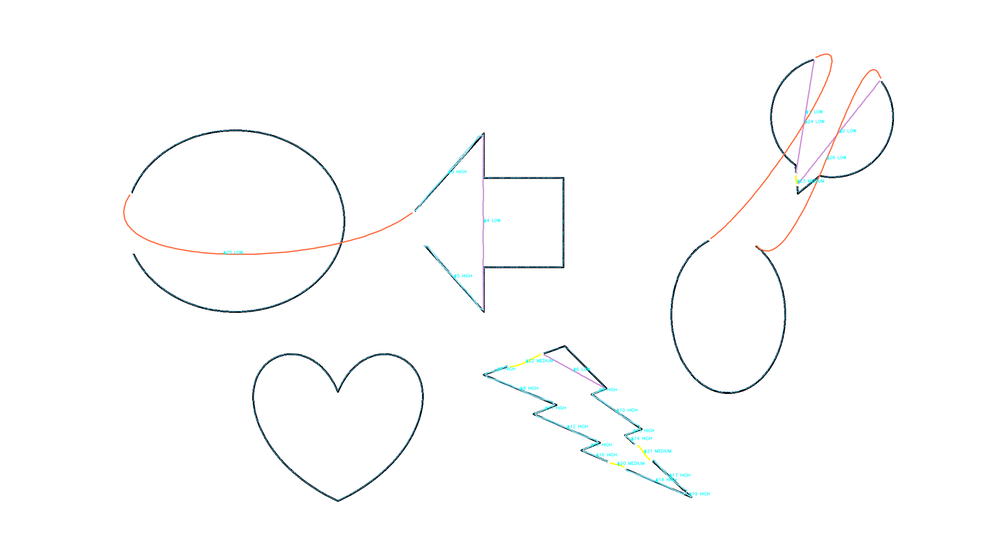
#> input picture restored/restoration_test_xai_overlay.png, 1000 x 552 px, shrunk from 2688 x 1484 before the run
$ python -i unified_preprocessor.py   (imports and definitions only)
#> lines starting #> are read from the running program, lines starting #| are printed output that depends on the picture; after the words box and inside, x2 and y2 are one past the last pixel; in counts of white or black regions, pixels touching at a corner belong together
#> further down, picture is the input picture: shape (552, 1000, 3); mean B, G, R 252.9, 252.8, 252.4
"""
Unified Heritage Restoration Preprocessor
==========================================
Eight-stage pipeline combining the best of ``SketchPreprocessor`` and
``StoneInscriptionRestorer`` for virtual restoration of ancient Egyptian
paintings, carvings, and paper sketches.

  0. **Input**          — Load, keep BGR copy for colour segmentation,
                          convert to grayscale.
  1. **Denoise**        — Non-Local Means + Bilateral Filter
                          (edge-preserving; from *SketchPreprocessor*).
  2. **Background**     — Morphological closing estimation + subtraction
                          (from *SketchPreprocessor*).
  3. **Enhancement**    — Selectable: CLAHE / blackhat / linear /
                          histogram EQ (from *StoneInscriptionRestorer*).
  4. **Segmentation**   — Optional: K-means colour clustering, GrabCut,
                          or Watershed.  Produces a foreground mask that
                          can participate in the binarization vote.
  5. **Binarization**   — XDoG + Sauvola + Niblack majority-vote fusion
                          (from *SketchPreprocessor*).  When a
                          segmentation mask is available it joins as a
                          4th voter.
  6. **Edge detection** — Canny on the enhanced image
                          (from *StoneInscriptionRestorer*).
  7. **Fusion + Post-processing** — OR(binarization, edges) →
                          small-component removal → morphological
                          closing → optional thinning.

The final output contains **both** filled binary regions and thin
contour edges, maximising line coverage at very low noise.

Design rationale
----------------
* *SketchPreprocessor* excels at preserving faint strokes via
  edge-preserving denoising, background subtraction, and multi-strategy
  binarization fusion — but lacks selectable enhancement and Canny edges.
* *StoneInscriptionRestorer* offers powerful enhancement methods
  (especially black-hat for carved inscriptions) and Canny edge
  detection — but uses only a single binarization strategy and no
  background subtraction.
* Combining both yields a pipeline that handles everything from faded
  pencil sketches to deeply carved stone reliefs.  The new segmentation
  stage (K-means, GrabCut, Watershed) leverages colour information that
  grayscale-only methods miss.
"""

from __future__ import annotations

import os
from typing import Dict, Literal, Optional, Tuple, Union

import cv2
import numpy as np
from skimage.exposure import equalize_adapthist
from skimage.filters import threshold_niblack, threshold_sauvola
from skimage.morphology import remove_small_objects, thin

_ENHANCE_METHODS = ("clahe", "linear", "histogram_eq", "blackhat")
_SEGMENT_METHODS = ("kmeans", "grabcut", "watershed")


# ═══════════════════════════════════════════════════════════════════════════
# UnifiedPreprocessor
# ═══════════════════════════════════════════════════════════════════════════

class UnifiedPreprocessor:
    """Eight-stage restoration pipeline for heritage sketches and stones.

    Parameters are exposed in ``__init__`` so every stage can be tuned.
    The ``medium`` argument selects sensible defaults for paper vs. stone.
    """

    # ── Presets per medium ────────────────────────────────────────────────
    _PRESETS: Dict[str, Dict] = {
        "paper": dict(
            # Stage 1 — denoise
            nlm_h=7,
            nlm_template_window=7,
            nlm_search_window=21,
            bilateral_d=9,
            bilateral_sigma_color=75,
            bilateral_sigma_space=75,
            # Stage 3 — enhancement
            enhance_method="clahe",
            gain=1.5,
            bias=20.0,
            clahe_clip=3.0,
            clahe_tile=8,
            blackhat_ksize=51,
            # Stage 4 — segmentation
            segment_method=None,
            kmeans_k=3,
            grabcut_iters=5,
            watershed_min_distance=20,
            segment_as_voter=True,
            # Stage 5 — binarization
            xdog_sigma=0.75,
            xdog_k=1.6,
            xdog_p=100.0,
            xdog_epsilon=0.005,
            xdog_phi=10.0,
            sauvola_window=19,
            sauvola_k=0.35,
            niblack_window=9,
            niblack_k=-0.02,
            min_votes=2,
            # Stage 6 — Canny
            canny_low=30,
            canny_high=100,
            gaussian_ksize=5,
            blur_sigma=1.4,
            # Stage 7 — post-processing
            min_component_area=150,
            closing_kernel=3,
            do_thinning=False,
        ),
        "stone": dict(
            # Stage 1 — denoise
            nlm_h=10,
            nlm_template_window=7,
            nlm_search_window=21,
            bilateral_d=9,
            bilateral_sigma_color=60,
            bilateral_sigma_space=60,
            # Stage 3 — enhancement
            enhance_method="blackhat",
            gain=1.5,
            bias=20.0,
            clahe_clip=4.0,
            clahe_tile=8,
            blackhat_ksize=51,
            # Stage 4 — segmentation
            segment_method="kmeans",
            kmeans_k=3,
            grabcut_iters=5,
            watershed_min_distance=15,
            segment_as_voter=True,
            # Stage 5 — binarization
            xdog_sigma=1.2,
            xdog_k=1.6,
            xdog_p=200.0,
            xdog_epsilon=0.01,
            xdog_phi=12.0,
            sauvola_window=31,
            sauvola_k=0.08,
            niblack_window=31,
            niblack_k=-0.15,
            min_votes=2,
            # Stage 6 — Canny
            canny_low=60,
            canny_high=100,
            gaussian_ksize=5,
            blur_sigma=1.4,
            # Stage 7 — post-processing
            min_component_area=15,
            closing_kernel=3,
            do_thinning=False,
        ),
    }

    def __init__(
        self,
        medium: Literal["paper", "stone"] = "paper",
        *,
        # ── Stage 1: NLM denoising ─────────────────────────────────────
        nlm_h: Optional[int] = None,
        nlm_template_window: Optional[int] = None,
        nlm_search_window: Optional[int] = None,
        # ── Stage 1: bilateral filter ──────────────────────────────────
        bilateral_d: Optional[int] = None,
        bilateral_sigma_color: Optional[float] = None,
        bilateral_sigma_space: Optional[float] = None,
        # ── Stage 3: enhancement ───────────────────────────────────────
        enhance_method: Optional[str] = None,
        gain: Optional[float] = None,
        bias: Optional[float] = None,
        clahe_clip: Optional[float] = None,
        clahe_tile: Optional[int] = None,
        blackhat_ksize: Optional[int] = None,
        # ── Stage 4: segmentation ──────────────────────────────────────
        segment_method: Optional[str] = None,
        kmeans_k: Optional[int] = None,
        grabcut_iters: Optional[int] = None,
        watershed_min_distance: Optional[int] = None,
        segment_as_voter: Optional[bool] = None,
        # ── Stage 5a: XDoG ─────────────────────────────────────────────
        xdog_sigma: Optional[float] = None,
        xdog_k: Optional[float] = None,
        xdog_p: Optional[float] = None,
        xdog_epsilon: Optional[float] = None,
        xdog_phi: Optional[float] = None,
        # ── Stage 5b: Sauvola ──────────────────────────────────────────
        sauvola_window: Optional[int] = None,
        sauvola_k: Optional[float] = None,
        # ── Stage 5c: Niblack ──────────────────────────────────────────
        niblack_window: Optional[int] = None,
        niblack_k: Optional[float] = None,
        # ── Stage 5: fusion ────────────────────────────────────────────
        min_votes: Optional[int] = None,
        # ── Stage 6: Canny ─────────────────────────────────────────────
        canny_low: Optional[int] = None,
        canny_high: Optional[int] = None,
        gaussian_ksize: Optional[int] = None,
        blur_sigma: Optional[float] = None,
        # ── Stage 7: post-processing ───────────────────────────────────
        min_component_area: Optional[int] = None,
        closing_kernel: Optional[int] = None,
        do_thinning: Optional[bool] = None,
    ):
        preset = self._PRESETS[medium]

        def _pick(name: str, value):
            return value if value is not None else preset[name]

        # Stage 1 — denoise
        self.nlm_h: int                    = _pick("nlm_h", nlm_h)
        self.nlm_template_window: int      = _pick("nlm_template_window", nlm_template_window)
        self.nlm_search_window: int        = _pick("nlm_search_window", nlm_search_window)
        self.bilateral_d: int              = _pick("bilateral_d", bilateral_d)
        self.bilateral_sigma_color: float  = _pick("bilateral_sigma_color", bilateral_sigma_color)
        self.bilateral_sigma_space: float  = _pick("bilateral_sigma_space", bilateral_sigma_space)

        # Stage 3 — enhancement
        method = _pick("enhance_method", enhance_method)
        if method not in _ENHANCE_METHODS:
            raise ValueError(
                f"enhance_method must be one of {_ENHANCE_METHODS}, got {method!r}"
            )
        self.enhance_method: str = method
        self.gain: float            = float(_pick("gain", gain))
        self.bias: float            = float(_pick("bias", bias))
        self.clahe_clip: float      = float(_pick("clahe_clip", clahe_clip))
        self.clahe_tile: int        = int(_pick("clahe_tile", clahe_tile))
        self.blackhat_ksize: int    = int(_pick("blackhat_ksize", blackhat_ksize))

        # Stage 4 — segmentation
        seg = _pick("segment_method", segment_method)
        if seg is not None and seg not in _SEGMENT_METHODS:
            raise ValueError(
                f"segment_method must be None or one of {_SEGMENT_METHODS}, "
                f"got {seg!r}"
            )
        self.segment_method: Optional[str] = seg
        self.kmeans_k: int                 = int(_pick("kmeans_k", kmeans_k))
        self.grabcut_iters: int            = int(_pick("grabcut_iters", grabcut_iters))
        self.watershed_min_distance: int   = int(_pick("watershed_min_distance", watershed_min_distance))
        self.segment_as_voter: bool        = _pick("segment_as_voter", segment_as_voter)

        # Stage 5 — binarization (XDoG + Sauvola + Niblack)
        self.xdog_sigma: float   = float(_pick("xdog_sigma", xdog_sigma))
        self.xdog_k: float       = float(_pick("xdog_k", xdog_k))
        self.xdog_p: float       = float(_pick("xdog_p", xdog_p))
        self.xdog_epsilon: float = float(_pick("xdog_epsilon", xdog_epsilon))
        self.xdog_phi: float     = float(_pick("xdog_phi", xdog_phi))
        self.sauvola_window: int = int(_pick("sauvola_window", sauvola_window))
        self.sauvola_k: float    = float(_pick("sauvola_k", sauvola_k))
        self.niblack_window: int = int(_pick("niblack_window", niblack_window))
        self.niblack_k: float    = float(_pick("niblack_k", niblack_k))
        self.min_votes: int      = int(_pick("min_votes", min_votes))

        # Stage 6 — Canny
        self.canny_low: int      = int(_pick("canny_low", canny_low))
        self.canny_high: int     = int(_pick("canny_high", canny_high))
        self.gaussian_ksize: int = int(_pick("gaussian_ksize", gaussian_ksize))
        self.blur_sigma: float   = float(_pick("blur_sigma", blur_sigma))

        # Stage 7 — post-processing
        self.min_component_area: int = int(_pick("min_component_area", min_component_area))
        self.closing_kernel: int     = int(_pick("closing_kernel", closing_kernel))
        self.do_thinning: bool       = _pick("do_thinning", do_thinning)

    # ───────────────────────────────────────────────────────────────────────
    # Stage 1 — Edge-preserving denoising
    # ───────────────────────────────────────────────────────────────────────

    def denoise(self, gray: np.ndarray) -> np.ndarray:
        """NLM + bilateral filter — protects faint strokes while reducing
        noise in flat regions."""
        nlm = cv2.fastNlMeansDenoising(
            gray,
            h=self.nlm_h,
            templateWindowSize=self.nlm_template_window,
            searchWindowSize=self.nlm_search_window,
        )
        return cv2.bilateralFilter(
            nlm,
            d=self.bilateral_d,
            sigmaColor=self.bilateral_sigma_color,
            sigmaSpace=self.bilateral_sigma_space,
        )

    # ───────────────────────────────────────────────────────────────────────
    # Stage 2 — Background estimation & subtraction
    # ───────────────────────────────────────────────────────────────────────

    def remove_background(self, gray: np.ndarray) -> np.ndarray:
        """Morphological closing estimates the slowly-varying surface
        (stains, yellowing, uneven illumination).  Subtraction isolates
        local deviations, i.e. the sketch strokes."""
        h, w = gray.shape[:2]
        ksize = int(min(h, w) / 20)
        ksize = max(31, min(ksize, 101))
        ksize = ksize if ksize % 2 == 1 else ksize + 1

        kernel = cv2.getStructuringElement(cv2.MORPH_ELLIPSE, (ksize, ksize))
        background = cv2.morphologyEx(gray, cv2.MORPH_CLOSE, kernel)
#> background: shape (552, 1000); every value is 255

        diff = background.astype(np.float64) - gray.astype(np.float64)
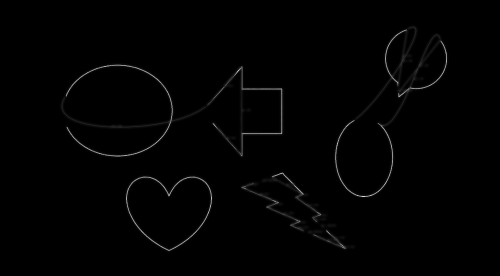
#> diff: shape (552, 1000) float64 (shown at 1/2 size); min 0, max 224, mean 2
        diff = np.clip(diff, 0, None)
        d_max = diff.max()
#> d_max = 224
        if d_max > 1e-8:
            diff = diff / d_max * 255.0

        # Invert: dark lines on light background (convention for binarizers)
        return (255 - diff).astype(np.uint8)

    # ───────────────────────────────────────────────────────────────────────
    # Stage 3 — Enhancement (selectable)
    # ───────────────────────────────────────────────────────────────────────

    def enhance(self, gray: np.ndarray) -> np.ndarray:
        """Dispatch to the configured enhancement strategy."""
        dispatch = {
            "clahe":        self._enhance_clahe,
            "linear":       self._enhance_linear,
            "histogram_eq": self._enhance_hist_eq,
            "blackhat":     self._enhance_blackhat,
        }
        return dispatch[self.enhance_method](gray)

    def _enhance_clahe(self, gray: np.ndarray) -> np.ndarray:
        """CLAHE via scikit-image — adapts contrast locally per tile."""
        h, w = gray.shape[:2]
        kernel_size = (max(1, h // self.clahe_tile), max(1, w // self.clahe_tile))
        enhanced = equalize_adapthist(
            gray, kernel_size=kernel_size, clip_limit=self.clahe_clip / 100.0,
        )
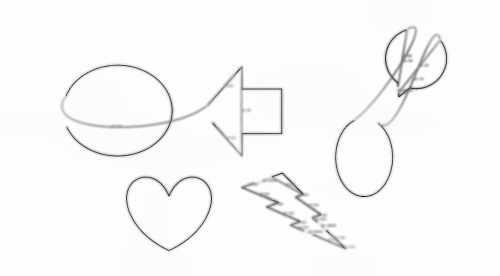
#> enhanced: shape (552, 1000) float64 (shown at 1/2 size); min 0, max 1, mean 0.977
        return (enhanced * 255.0).astype(np.uint8)

    def _enhance_linear(self, gray: np.ndarray) -> np.ndarray:
        """g(x,y) = gain · f(x,y) + bias."""
        return cv2.convertScaleAbs(gray, alpha=self.gain, beta=self.bias)

    def _enhance_hist_eq(self, gray: np.ndarray) -> np.ndarray:
        """Global histogram equalisation — parameter-free."""
        return cv2.equalizeHist(gray)

    # [12 lines left out: function _enhance_blackhat, not called in this run]

    # ───────────────────────────────────────────────────────────────────────
    # Stage 4 — Segmentation (optional)
    # ───────────────────────────────────────────────────────────────────────

    def segment(
        self,
        enhanced: np.ndarray,
        color_img: Optional[np.ndarray] = None,
    ) -> Optional[np.ndarray]:
        """Produce a binary foreground mask using the configured method.

        Returns ``None`` when ``segment_method`` is ``None``.
        """
        if self.segment_method is None:
            return None
        dispatch = {
            "kmeans":    self._segment_kmeans,
            "grabcut":   self._segment_grabcut,
            "watershed": self._segment_watershed,
        }
        return dispatch[self.segment_method](enhanced, color_img)

    # [95 lines left out: functions _segment_kmeans, _segment_grabcut, _segment_watershed, not called in this run]

    # ───────────────────────────────────────────────────────────────────────
    # Stage 5 — Multi-strategy binarization with fusion
    # ───────────────────────────────────────────────────────────────────────

    def _xdog(self, img: np.ndarray) -> np.ndarray:
        """Extended Difference-of-Gaussians line extraction."""
        img_f = img.astype(np.float64) / 255.0
        g1 = cv2.GaussianBlur(img_f, (0, 0), self.xdog_sigma)
        g2 = cv2.GaussianBlur(img_f, (0, 0), self.xdog_sigma * self.xdog_k)
        dog = (1.0 + self.xdog_p) * g1 - self.xdog_p * g2
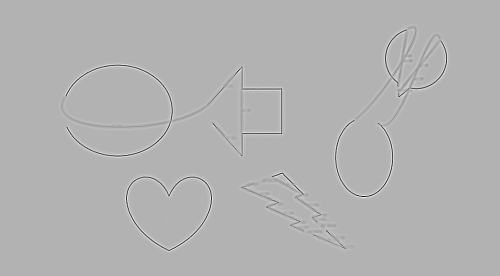
#> dog: shape (552, 1000) float64 (shown at 1/2 size); min -16.77, max 8.57, mean 0.975; drawn with min black and max white
        result = np.where(
            dog >= self.xdog_epsilon,
            1.0,
            1.0 + np.tanh(self.xdog_phi * (dog - self.xdog_epsilon)),
        )
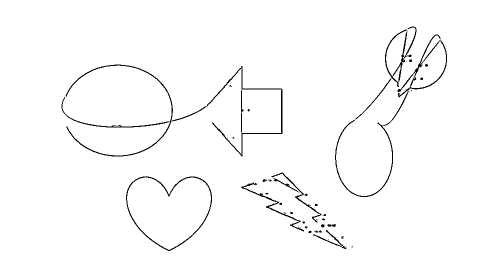
#> result: shape (552, 1000) float64 (shown at 1/2 size); min 0, max 1, mean 0.982
        return (result < 0.5).astype(np.uint8) * 255
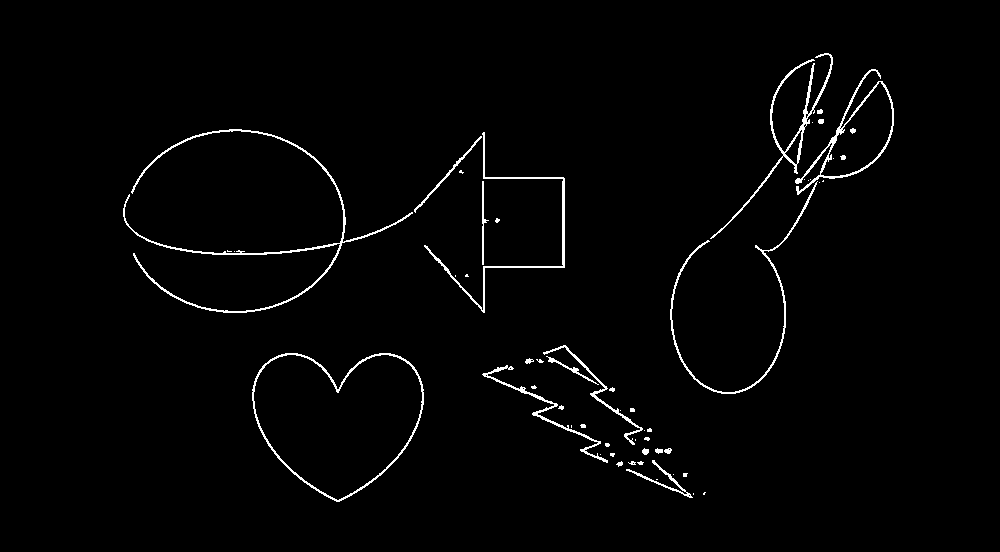
#> returned value: shape (552, 1000); 1.8% white in thin lines or dots, all inside (x1, y1, x2, y2) = (123, 53, 894, 502)

    def _sauvola(self, img: np.ndarray) -> np.ndarray:
        """Sauvola adaptive thresholding."""
        thresh = threshold_sauvola(
            img, window_size=self.sauvola_window, k=self.sauvola_k,
        )
        return (img <= thresh).astype(np.uint8) * 255
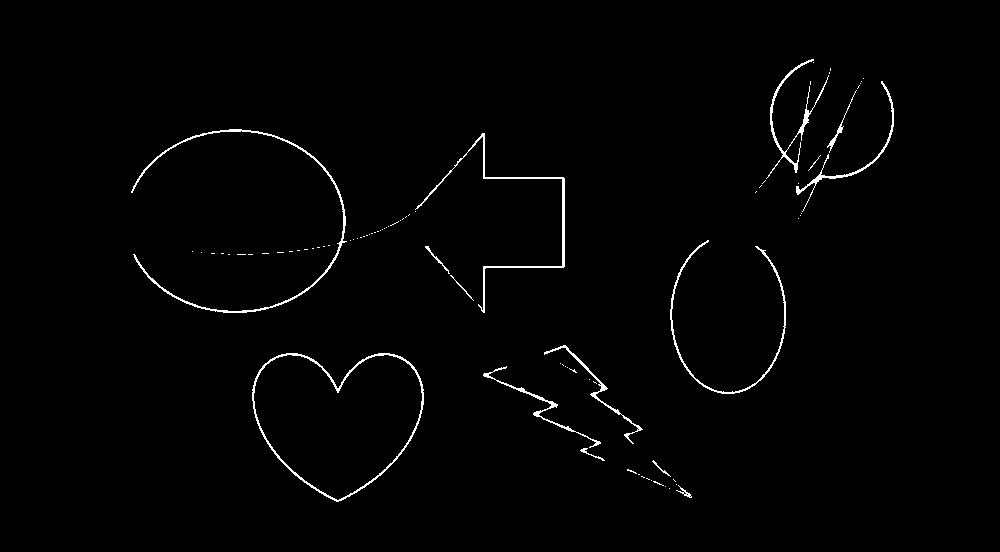
#> returned value: shape (552, 1000); 1.2% white in thin lines or dots, all inside (x1, y1, x2, y2) = (131, 59, 894, 502)

    def _niblack(self, img: np.ndarray) -> np.ndarray:
        """Niblack adaptive thresholding."""
        thresh = threshold_niblack(
            img, window_size=self.niblack_window, k=self.niblack_k,
        )
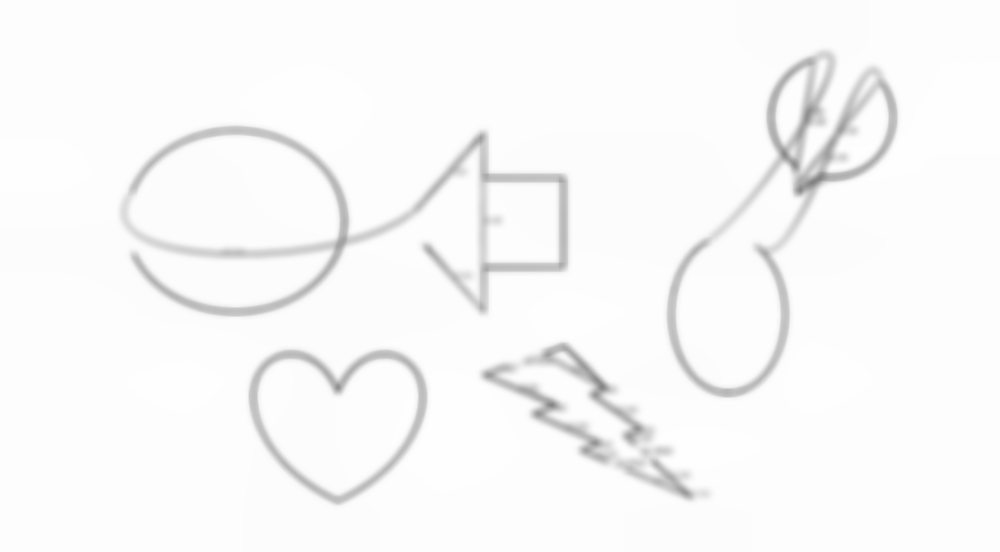
#> thresh: shape (552, 1000) float64; min 129.7, max 254, mean 248.7
        return (img <= thresh).astype(np.uint8) * 255
#> returned value: shape (552, 1000); 84.5% white; 13 black regions (4 under 20 px), largest, box (x1, y1, x2, y2) and area: (0, 0, 1000, 552) 70957, (254, 355, 422, 499) 5753, (484, 179, 562, 266) 2834

    def binarize(
        self,
        img: np.ndarray,
        seg_mask: Optional[np.ndarray] = None,
    ) -> Tuple[np.ndarray, Dict[str, np.ndarray]]:
        """Fuse binarization strategies via majority voting.

        When *seg_mask* is provided and ``segment_as_voter`` is True it
        participates as a 4th voter and ``min_votes`` is auto-adjusted
        to 3 (unless the user explicitly set ``min_votes``).
        """
        xdog_bin    = self._xdog(img)
        sauvola_bin = self._sauvola(img)
        niblack_bin = self._niblack(img)

        votes = (
            (xdog_bin > 0).astype(np.uint8)
            + (sauvola_bin > 0).astype(np.uint8)
            + (niblack_bin > 0).astype(np.uint8)
        )
#> (the rest of the program and of its run is left out)
